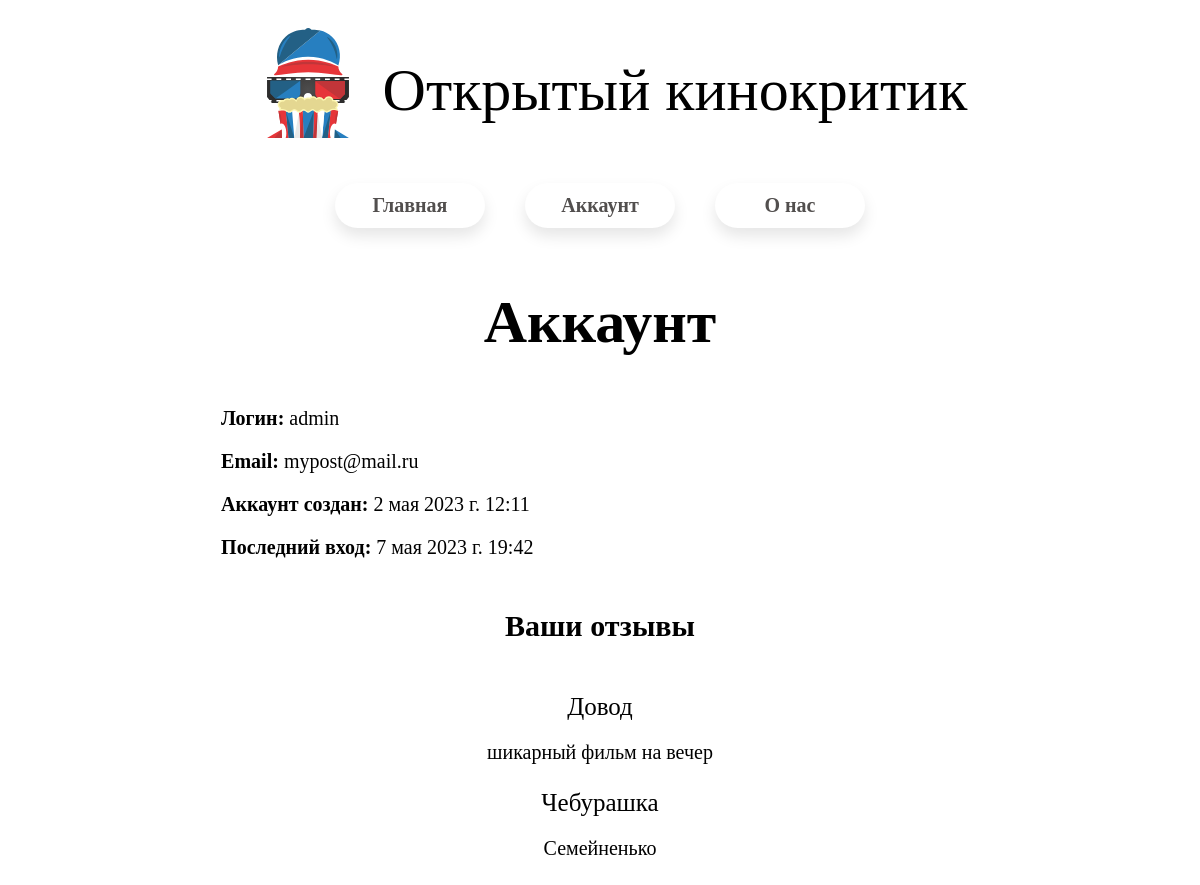
Page /account (signed in) on the committed database.
### main/models.py (models this page shows, shortened)
class Comments(models.Model):
    film_title = models.CharField("Название фильма", max_length=50)
    comment = models.TextField("Комментарий")
    username = models.CharField("Логин пользователя", max_length=50)
    film_href = models.CharField("Ссылка", max_length=50)

### main/views.py (the view)
# urls.py: path("account",  views.account, name="account"),
def account(request):
    if request.user.is_authenticated:
        user = User.objects.get(username=request.user.username)
        comments = Comments.objects.filter(username=request.user.username)
        return render(request, "main/account.html", {"user":user, "comments": comments})
    else:
        return redirect(log_in)

### main/templates/main/account.html (shortened to what this page needs)
{% extends "main/base.html" %}
{% block content %}
<div class="block">
    <b class="text-header">Аккаунт</b>
</div>
<div class="block">
    <p class="content-text"><b>Логин: </b>{{user.username}}</p>
    <p class="content-text"><b>Email: </b>{{user.email}}</p>
    <p class="content-text"><b>Аккаунт создан: </b>{{user.date_joined}}</p>
    <p class="content-text"><b>Последний вход: </b>{{user.last_login}}</p>
</div>
{%if comments%}
<div class="block">
    <b class="text-header-small">Ваши отзывы</b>
</div>
<div class="block">
    {% for comment in comments %}
    <a href="{% url 'about-film' %}?movie={{comment.film_href}}" class="href-title">{{ comment.film_title }}</a>
    <div class="comment">
        {{ comment.comment }}
    </div>
    {% endfor %}
</div>
{%else%}
<div class="block">
    <b class="text-header-small">Вы пока не оставляли отзывов</b>
</div>
{%endif%}
{% endblock %}

### main/templates/main/account.html (style rules this page uses)
.block { margin-left: 10%; margin-right: 10%; margin-top: 50px; }
.text-header { font-family: "Calibri"; font-size: 60px; display: flex; align-items: center; justify-content: center; }
.content-text { font-family: "Calibri"; font-size: 20px; margin-left: 10%; margin-right: 10%; }
.text-header-small { font-family: "Calibri"; font-size: 30px; display: flex; align-items: center; justify-content: center; }
.href-title { margin-bottom: 20px; font-family: "Calibri"; font-size: 25px; display: flex; align-items: center; justify-content: center; text-decoration: none; color: black; }
.comment { font-family: "Calibri"; font-size: 20px; margin-left: 10%; margin-right: 10%; margin-bottom: 25px; display: flex; align-items: center; justify-content: center; }

### rows in the picture
Comments: film_title "Довод", comment "шикарный фильм на вечер"
Comments: film_title "Чебурашка", comment "Семейненько"

### other values in the picture
{{ user.username }} "admin"
{{ user.email }} "mypost@mail.ru"
{{ user.date_joined }} "2 мая 2023 г. 12:11"
{{ user.last_login }} "7 мая 2023 г. 19:42"
